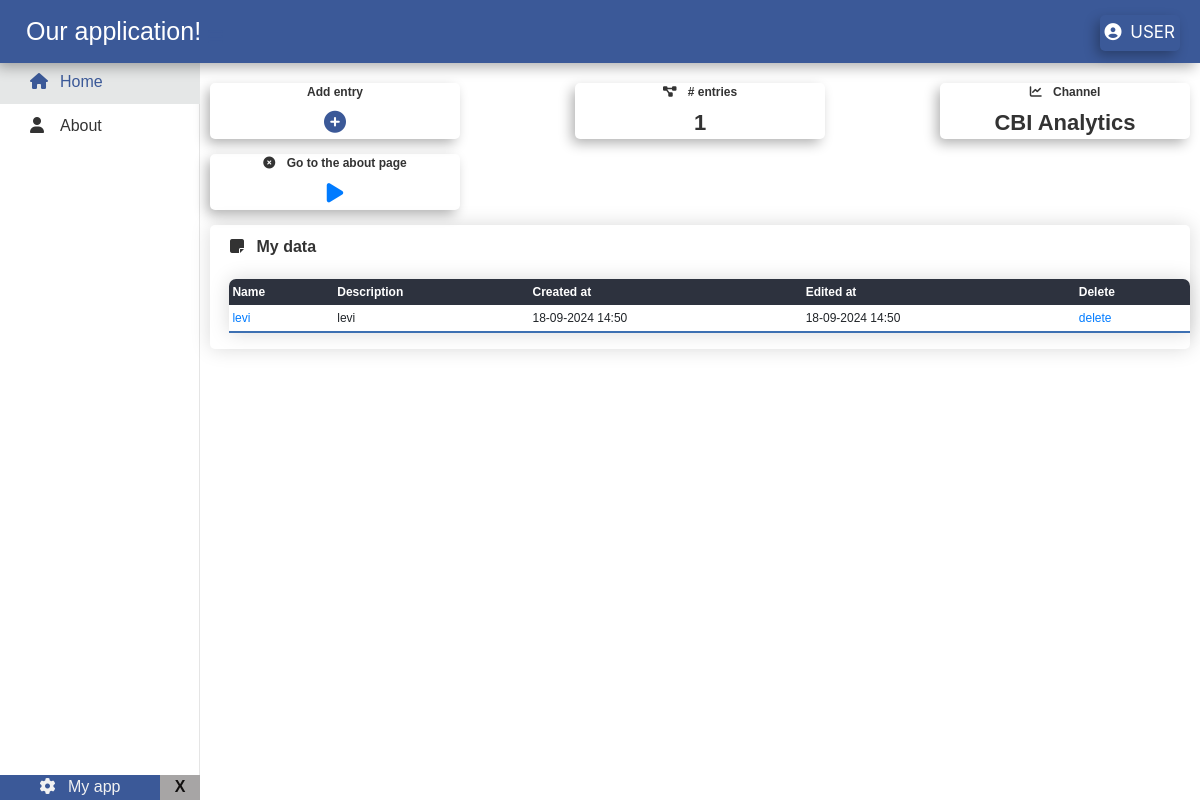
The app's page /, older data.
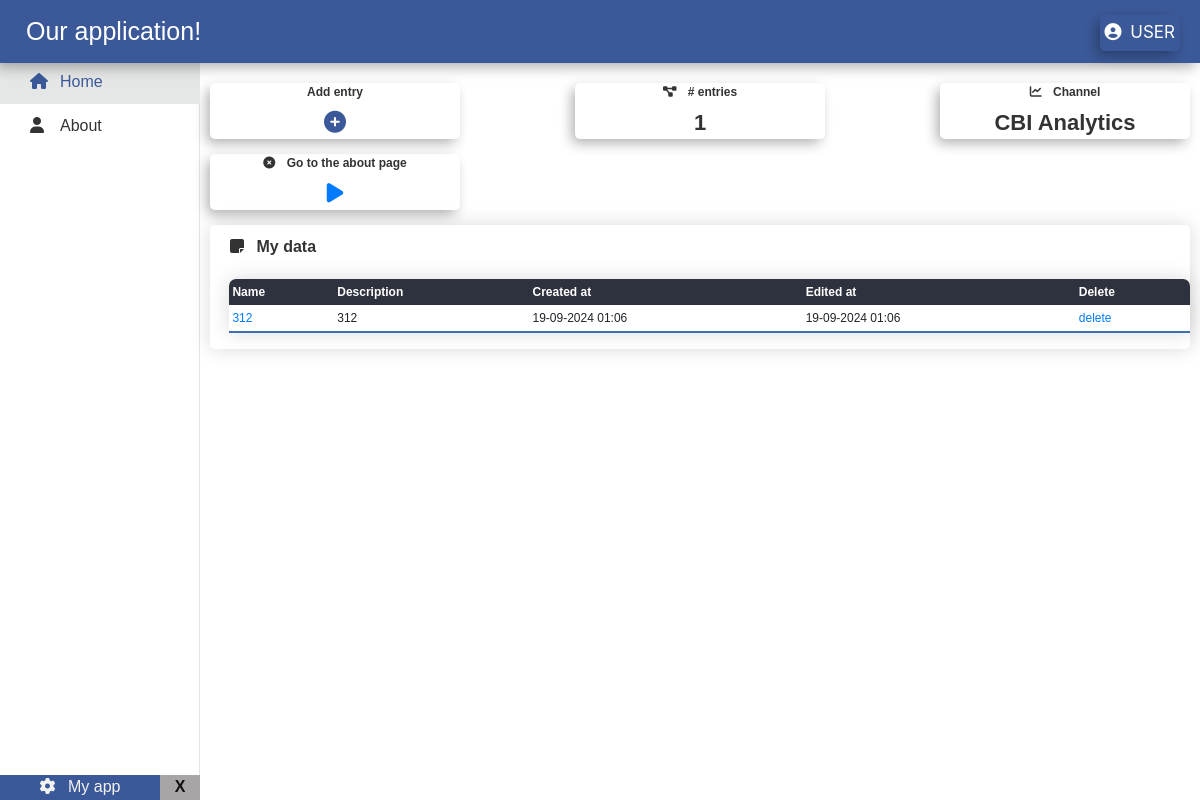
The same page, newer data.
### mycontent/models.py (models this page shows, shortened)
class Project(models.Model):
    name = models.CharField(max_length=500, unique=True)
    description = models.CharField(max_length=500,blank=True, null=True)
    created_at = models.DateTimeField(auto_now_add=True,blank=True, null=True)
    edited_at = models.DateTimeField(auto_now=True)

### mycontent/views.py (the view)
# urls.py: path('', HomeView.as_view(), name="home"),
class HomeView(ListView):
    context_object_name = 'project_list'
    model = Project
    template_name = "mycontent/home.html"

### mycontent/templates/mycontent/home.html (shortened to what this page needs)
{% extends "mycontent/base.html" %}
{% load static %}
{% block content%}
  <div class="holder">
       <form method="GET">
        <div class="boxenholder2">
             <div class="factbox2">
                 <div class="factbox-title">
                    Add entry
                </div>
                <div class="factbox-fact">
                    <a class="iconcolor" href="{% url 'create'%}"> <i class="fas fa-plus-circle"></i> </a>
                </div>
            </div>
            <div class="factbox2">
                <div class="factbox-title">
                    <i class="fas fa-project-diagram mr-2"></i> # entries
                </div>
                <div class="factbox-fact">
                    {{ project_list|length }}
                </div>
            </div>
            <div class="factbox2">
                <div class="factbox-title">
                    <i class="fas fa-chart-line mr-2"></i> Channel
                </div>
                <div class="factbox-fact">
                 CBI Analytics
                </div>
            </div>
            <div class="factbox2">
                 <div class="factbox-title">
                   <i class="fas fa-times-circle mr-2"></i> Go to the about page
                </div>
                <div class="factbox-fact">
                    <a href="{% url 'about'%}"> <i class="fas fa-play"></i></a>
                </div>
            </div>
        </div>
        <div class="shadowholder">
            <div class="subtitel2">
                <div> <i class="fas fa-sticky-note mr-2"></i> My data </div>
            </div>
                <div class="content mb-3">
                    <table id="example5" class="beheertable" style="width:100%">
                        <thead>
                            <tr>
                                <th>Name</th>
                                <th>Description</th>
                                <th>Created at</th>
                                <th>Edited at</th>
                                <th>Delete</th>
                            </tr>
                        </thead>
                        <tbody>
                             {%for a in project_list%}
                                <tr>
                                    <td><a href="{% url 'edit' a.id%}">{{a.name}}</a> </td>
                                    <td> {{a.description}} </td>
                                    <td> {{a.created_at|date:'d-m-Y H:i'}}</td>
                                    <td> {{a.edited_at|date:'d-m-Y H:i'}}</td>
                                    <td> <a href="{% url 'delete' a.id%}">delete</a></td>
                                </tr>
                             {%endfor%}
                    </table>
                </div>
        </div>
    </div>
{% endblock content%}

### mycontent/templates/mycontent/base.html (shortened to what this page needs)
{% load static %}
<!DOCTYPE html>
<html lang="en">
<head>
    <link rel="stylesheet" href="https://use.fontawesome.com/releases/v5.0.10/css/all.css">
    <link rel="stylesheet" type="text/css" href="{% static 'mycontent/main.css'%}">
    <link rel="stylesheet" href="https://stackpath.bootstrapcdn.com/bootstrap/4.1.3/css/bootstrap.min.css">
</head>
<body>
  <nav class="navbar sticky-top">
     <span class="open-slide">
         <a class = "Logo" href="#">
            <div class = "Logo"> Our application! </div>
        </a>
        <a id="openlogo" href="#" onclick="openSlideMenu()">
          <i id="logozoom" class="fas fa-bars"></i>
        </a>
     </span>
      <ul class="navbar-nav">
        <li>
           <a href="#">
              <button  class="dropbtn"> <i class="fas fa-user-circle mr-1"></i> USER </button>
           </a>
        </li>
      </ul>
  </nav>
   {% url 'home' as home_url %}
   {% url 'about' as about_url %}
  <div id="side-menu" class="side-nav">
      <a class="menuitem {% if request.path == home_url %} active {%endif%}" href="{{home_url}}">
        <div class="navicon"><i class="fas fa-home mr-2"></i> </div>
        <div> Home </div>
      </a>
      <a class="menuitem {% if request.path == about_url %} active {%endif%}" href="{{about_url}}">
        <div class="navicon"><i class="fas fa-user mr-2"></i> </div>
        <div> About </div>
      </a>
    <div id="moduleblok"class="moduleblok">
      <div class="module">
         <i class="fas fa-cog mr-2"></i> My app
     </div>
        <a class="sluiten"href="#" class="btn-close" onclick="closeSlideMenu()">
           X
        </a>
      </div>
    </div>
  <div id="main">
  {% block content%}
  {% endblock content%}
  </div>
</body>
</html>

### mycontent/static/mycontent/main.css (style rules this page uses)
#main { margin-left: 200px; transition: margin-left 0.5s; z-index: 999988; display: flex; justify-content: center; font-family: Arial, Helvetica, sans-serif ; }
.Logo { color: white; font-family: Arial, Helvetica, sans-serif; height: 100%; font-size: 25px; margin-left: 5px; }
.iconcolor { color: #3B5998; }
.open-slide { position: fixed; display: flex; flex-direction: row; }
.navbar { position: fixed; width: 100%; top: 0; left: 0; height: 63px; background-color: #3b5998 ; overflow: hidden; z-index: 999999; box-shadow: -4px 5px 13px -1px rgba(0,0,0,0.32); }
.navbar a { float: right; display: block; color: #f2f2f2; text-align: center; text-decoration: none; font-size: 17px; }
#openlogo { color: #3b5998 ; margin-top: 12px; margin-left: 7px; width: 0px; text-align: center; vertical-align: middle; }
.navbar ul { list-style: none; }
#logozoom { font: 25px; }
.side-nav { height: 100%; width: 200px; position: fixed; z-index: 1; top: 0; left: 0; box-shadow: inset -1px 0 0 rgba(0, 0, 0, .1) ; overflow-x:hidden; padding-top: 60px; transition: 0.5s; }
.active { color: #3b5998 !important; background-color: rgb(229, 231, 231); }
.side-nav .menuitem { padding: 10px 10px 10px 30px ; text-decoration: none; font-size: 16px; font-family: Arial, Helvetica, sans-serif; color: #333; font-weight: 500 ; display: flex; flex-direction: row; transition: 0.3s; }
.navicon { width: 30px; }
.moduleblok { display: flex; flex-direction: row; position: fixed; font-family: Arial, Helvetica, sans-serif; bottom: 0; left: 0; width: 200px; color: #f2f2f2; height: 25px; transition: 0.5s; }
.module { width: 80%; height: 100%; text-align: center; background-color: #3b5998; }
.sluiten { width: 20%; height: 100%; background-color: #a7a5a5; color: rgb(17, 15, 15); font-weight: bold; overflow: hidden; text-align: center; text-decoration: none; }
.dropbtn { position: fixed; right: 20px; top: 15px; z-index: 999999; background-color: #3B5998; border-radius: 5px; border: none; color: white; box-shadow: -4px 5px 13px -1px rgba(0,0,0,0.32); padding: 5px; }
.beheertable { border-collapse: collapse; width: 98%; margin:0px; font-size: 0.9em; min-width: 400px; border-radius: 7px 7px 0 0; overflow: hidden; box-shadow: 0 0 20px rgba(0, 0, 0, .15); margin-left: 1%; margin-left: 1%; }
.beheertable th, .beheertable td { padding: 4px 3px; text-align: left; }
.beheertable td { font-size:12px; }
.beheertable tbody tr { border-bottom: 1px solid #dddddd; }
.beheertable tbody tr:last-of-type { border-bottom: 2px solid #3d70b2; }
.beheertable th { background-color: #2D323E; color: white; text-align: left; font-size: 12px; font-weight: bold; cursor: pointer; }
.holder { display: flex; flex-direction: column; width:98%; margin-top: 10px; }
.subtitel2 { display: flex; flex-direction: row; margin-left: 20px; margin-top: 10px; margin-bottom: 10px; color: #333; font-weight: bold; font-size: 16px; }
.subtitel2 { justify-content: space-between; }
.content { width: 98%; margin-left: 1%; margin-top: 1%; }
.factbox2 { display: flex; min-width: 250px; border-radius: 5px; margin-bottom: 5px; margin-top: 10px; flex-direction: column; text-align: center; width: 22%; color: #333; box-shadow: -4px 5px 13px -1px rgba(0,0,0,0.32); }
.factbox-title { font-size: 12px; margin-bottom: 5px; font-weight: bold; }
.boxenholder2 { display: flex; flex-wrap: wrap; flex-direction: row; justify-content: space-between; width: 100%; }
.factbox-fact { font-size: 22px; font-weight: bold; }
.shadowholder { display: flex; margin-top: 10px; border-radius: 5px; width: 100%; flex-direction: column; box-shadow: 0 0 20px rgba(0, 0, 0, .15); }

Row changes from the older to the newer data that the page shows:
removed Project: name "levi", description "levi", created_at "18-09-2024 14:50", edited_at "18-09-2024 14:50"
added Project: name "312", description "312", created_at "19-09-2024 01:06", edited_at "19-09-2024 01:06"
